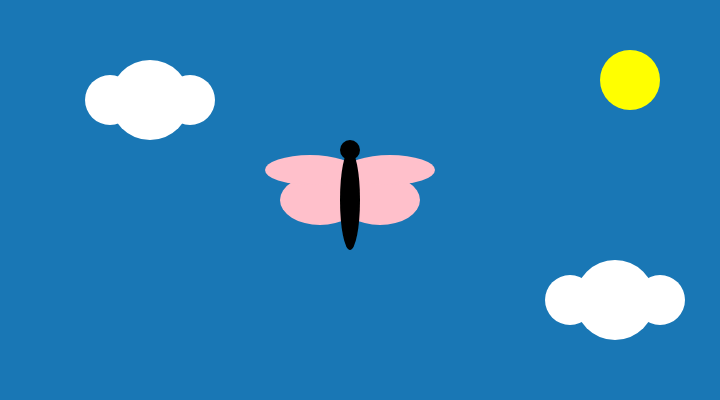
Frame 1 (no input)
Frame 60 (no input): identical to frame 1, image omitted
Frame 120 (the mouse pressed at the canvas centre since frame 60): identical to frame 1, image omitted

The p5.js sketch that drew this single still picture (run headless with seeded random() and noise() and a simulated clock; from frame 60 on, the mouse is pressed at the canvas centre):

// p5.js sketch
// ── sketch.js
function setup() {
  createCanvas(720, 400);
}

function draw() {
  background(25, 119, 181 );
  noStroke();
  //sun
  fill('yellow');
  ellipse(630,80,60,60);
  //wings
  fill('pink');
  ellipse(380,200,80,50);
  ellipse(320,200,80,50);
  ellipse(310,170,90,30);
  ellipse(390,170,90,30);
  //body
  fill('black');
  ellipse(350,150,20,20);
  ellipse(350,200,20,100);
  //clouds
  fill ('white');
  ellipse(190,100,50,50);
  ellipse(110,100,50,50);
  ellipse(150,100,80,80);
  ellipse(615,300,80,80);
  ellipse(570,300,50,50);
  ellipse(660,300,50,50);
}
